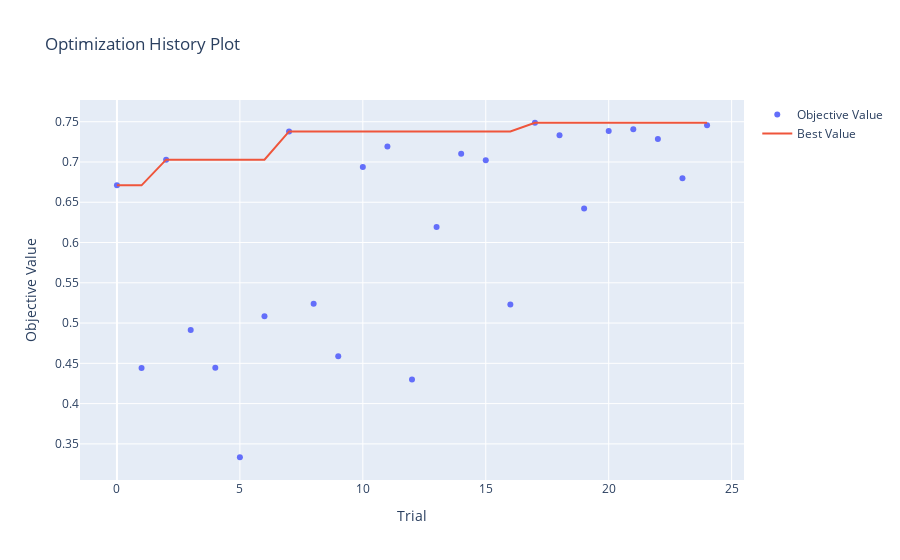
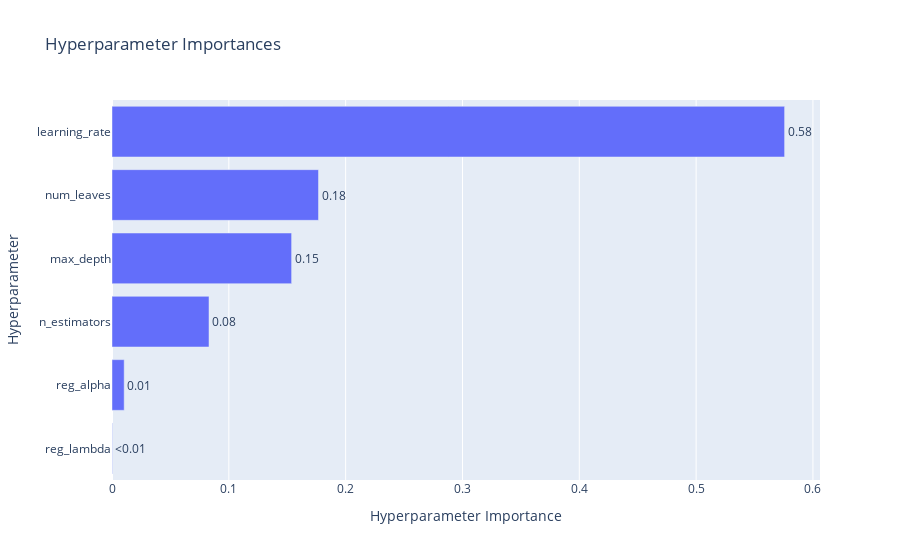
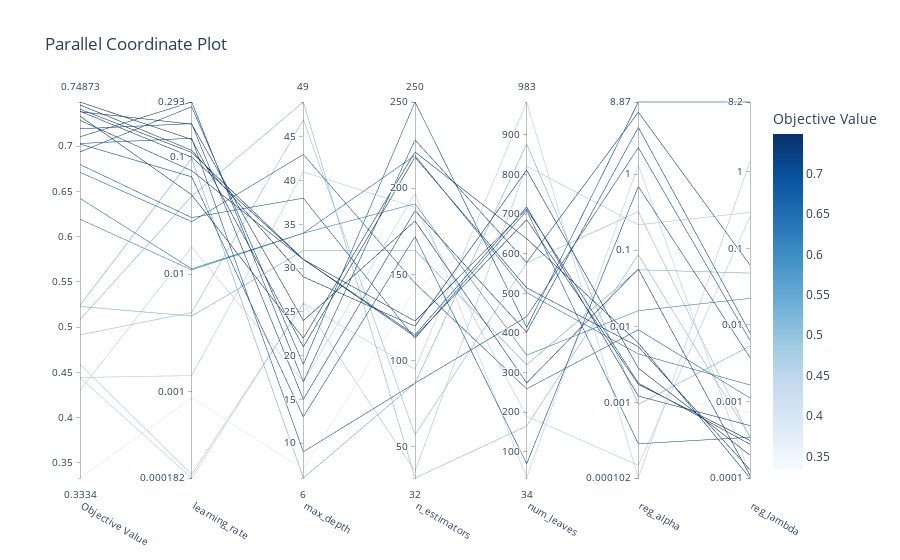
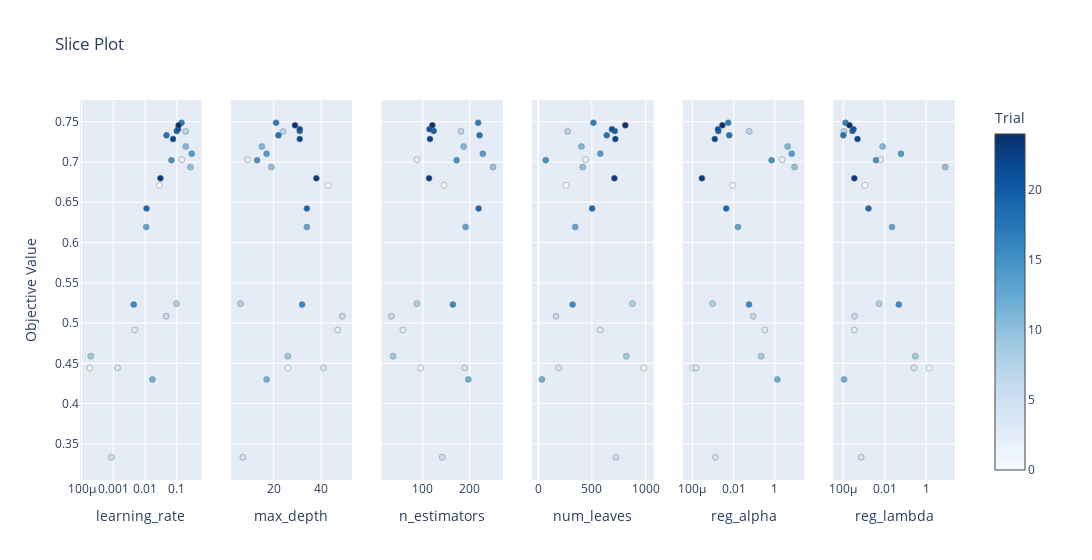

The notebook cell these images were saved under, in order:
### Code cell
vis.plot_optimization_history(study).show()
vis.plot_param_importances(study).show()
vis.plot_parallel_coordinate(study).show()
vis.plot_slice(study).show()
vis.plot_contour(study).show()

### Figure 1 — Plotly figure (JSON) as saved in the notebook; plotly's stock layout.template omitted (floating-point values rounded to 4 significant figures)
{"data": [{"mode": "markers", "name": "Objective Value", "type": "scatter", "x": [0, 1, 2, 3, 4, 5, 6, 7, 8, 9, 10, 11, 12, 13, 14, 15, 16, 17, 18, 19, 20, 21, 22, 23, 24], "y": [0.671, 0.4442, 0.7029, 0.4914, 0.4444, 0.3334, 0.5085, 0.738, 0.5241, 0.4589, 0.6937, 0.7191, 0.43, 0.6193, 0.7103, 0.7023, 0.5229, 0.7487, 0.7331, 0.6423, 0.7385, 0.7408, 0.7285, 0.6797, 0.7455]}, {"mode": "lines", "name": "Best Value", "type": "scatter", "x": [0, 1, 2, 3, 4, 5, 6, 7, 8, 9, 10, 11, 12, 13, 14, 15, 16, 17, 18, 19, 20, 21, 22, 23, 24], "y": [0.671, 0.671, 0.7029, 0.7029, 0.7029, 0.7029, 0.7029, 0.738, 0.738, 0.738, 0.738, 0.738, 0.738, 0.738, 0.738, 0.738, 0.738, 0.7487, 0.7487, 0.7487, 0.7487, 0.7487, 0.7487, 0.7487, 0.7487]}, {"marker": {"color": "#cccccc"}, "mode": "markers", "name": "Infeasible Trial", "showlegend": false, "type": "scatter", "x": [], "y": []}], "layout": {"title": {"text": "Optimization History Plot"}, "xaxis": {"title": {"text": "Trial"}}, "yaxis": {"title": {"text": "Objective Value"}}}}

### Figure 2 — Plotly figure (JSON) as saved in the notebook; plotly's stock layout.template omitted (floating-point values rounded to 4 significant figures)
{"data": [{"cliponaxis": false, "hovertemplate": ["reg_lambda (FloatDistribution): 0.0002784322442354058<extra></extra>", "reg_alpha (FloatDistribution): 0.010427263522500682<extra></extra>", "n_estimators (IntDistribution): 0.08304172814101456<extra></extra>", "max_depth (IntDistribution): 0.1537441510700975<extra></extra>", "num_leaves (IntDistribution): 0.17676594122798236<extra></extra>", "learning_rate (FloatDistribution): 0.5757424837941696<extra></extra>"], "name": "Objective Value", "orientation": "h", "text": ["<0.01", "0.01", "0.08", "0.15", "0.18", "0.58"], "textposition": "outside", "type": "bar", "x": [0.0002784, 0.01043, 0.08304, 0.1537, 0.1768, 0.5757], "y": ["reg_lambda", "reg_alpha", "n_estimators", "max_depth", "num_leaves", "learning_rate"]}], "layout": {"title": {"text": "Hyperparameter Importances"}, "xaxis": {"title": {"text": "Hyperparameter Importance"}}, "yaxis": {"title": {"text": "Hyperparameter"}}}}

### Figure 3 — Plotly figure (JSON) as saved in the notebook; plotly's stock layout.template omitted (floating-point values rounded to 4 significant figures)
{"data": [{"dimensions": [{"label": "Objective Value", "range": [0.3334, 0.7487], "values": [0.671, 0.4442, 0.7029, 0.4914, 0.4444, 0.3334, 0.5085, 0.738, 0.5241, 0.4589, 0.6937, 0.7191, 0.43, 0.6193, 0.7103, 0.7023, 0.5229, 0.7487, 0.7331, 0.6423, 0.7385, 0.7408, 0.7285, 0.6797, 0.7455]}, {"label": "learning_rate", "range": [-3.739, -0.5327], "ticktext": ["0.000182", "0.001", "0.01", "0.1", "0.293"], "tickvals": [-3.739, -3, -2, -1, -0.5327], "values": [-1.553, -3.739, -0.8419, -2.327, -2.866, -3.058, -1.337, -0.7218, -1.014, -3.709, -0.5733, -0.717, -1.769, -1.965, -0.5327, -1.171, -2.358, -0.8522, -1.324, -1.955, -1.003, -0.9627, -1.119, -1.519, -0.9439]}, {"label": "max_depth", "range": [6, 49], "values": [43, 26, 9, 47, 41, 7, 49, 24, 6, 26, 19, 15, 17, 34, 17, 13, 32, 21, 22, 34, 31, 31, 31, 38, 29]}, {"label": "n_estimators", "range": [32, 250], "values": [145, 95, 87, 57, 189, 141, 32, 181, 87, 36, 250, 187, 197, 191, 228, 172, 164, 218, 221, 219, 123, 114, 115, 113, 120]}, {"label": "num_leaves", "range": [34, 983], "values": [259, 983, 441, 577, 190, 724, 165, 274, 877, 821, 414, 402, 34, 344, 578, 70, 320, 514, 638, 502, 713, 686, 718, 709, 811]}, {"label": "reg_alpha", "range": [-3.992, 0.9478], "ticktext": ["0.000102", "0.001", "0.01", "0.1", "1", "8.87"], "tickvals": [-3.992, -3, -2, -1, 0, 0.9478], "values": [-2.045, -3.992, 0.3472, -0.4914, -3.825, -2.887, -1.057, -1.245, -3.025, -0.6656, 0.9478, 0.6144, 0.1179, -1.794, 0.8139, -0.1619, -1.256, -2.266, -2.217, -2.362, -2.745, -2.761, -2.916, -3.543, -2.549]}, {"label": "reg_lambda", "range": [-3.999, 0.9137], "ticktext": ["0.0001", "0.001", "0.01", "0.1", "1", "8.2"], "tickvals": [-3.999, -3, -2, -1, 0, 0.9137], "values": [-2.954, 0.1354, -2.202, -3.468, -0.5837, -3.139, -3.46, -3.966, -2.275, -0.5287, 0.9137, -2.104, -3.964, -1.652, -1.217, -2.424, -1.322, -3.891, -3.999, -2.784, -3.558, -3.508, -3.315, -3.467, -3.701]}], "labelangle": 30, "labelside": "bottom", "line": {"color": [0.671, 0.4442, 0.7029, 0.4914, 0.4444, 0.3334, 0.5085, 0.738, 0.5241, 0.4589, 0.6937, 0.7191, 0.43, 0.6193, 0.7103, 0.7023, 0.5229, 0.7487, 0.7331, 0.6423, 0.7385, 0.7408, 0.7285, 0.6797, 0.7455], "colorbar": {"title": {"text": "Objective Value"}}, "colorscale": [[0, "rgb(247,251,255)"], [0.125, "rgb(222,235,247)"], [0.25, "rgb(198,219,239)"], [0.375, "rgb(158,202,225)"], [0.5, "rgb(107,174,214)"], [0.625, "rgb(66,146,198)"], [0.75, "rgb(33,113,181)"], [0.875, "rgb(8,81,156)"], [1, "rgb(8,48,107)"]], "reversescale": false, "showscale": true}, "type": "parcoords"}], "layout": {"title": {"text": "Parallel Coordinate Plot"}}}

### Figure 4 — Plotly figure (JSON) as saved in the notebook; plotly's stock layout.template omitted (floating-point values rounded to 4 significant figures)
{"data": [{"marker": {"color": [0, 1, 2, 3, 4, 5, 6, 7, 8, 9, 10, 11, 12, 13, 14, 15, 16, 17, 18, 19, 20, 21, 22, 23, 24], "colorbar": {"title": {"text": "Trial"}, "x": 1, "xpad": 40}, "colorscale": [[0, "rgb(247,251,255)"], [0.125, "rgb(222,235,247)"], [0.25, "rgb(198,219,239)"], [0.375, "rgb(158,202,225)"], [0.5, "rgb(107,174,214)"], [0.625, "rgb(66,146,198)"], [0.75, "rgb(33,113,181)"], [0.875, "rgb(8,81,156)"], [1, "rgb(8,48,107)"]], "line": {"color": "Grey", "width": 0.5}, "showscale": true}, "mode": "markers", "name": "Feasible Trial", "showlegend": false, "type": "scatter", "x": [0.02797, 0.0001824, 0.1439, 0.004705, 0.001362, 0.000875, 0.04601, 0.1898, 0.09684, 0.0001955, 0.2671, 0.1918, 0.01701, 0.01085, 0.2933, 0.06751, 0.004381, 0.1405, 0.04743, 0.0111, 0.09932, 0.109, 0.07609, 0.0303, 0.1138], "xaxis": "x", "y": [0.671, 0.4442, 0.7029, 0.4914, 0.4444, 0.3334, 0.5085, 0.738, 0.5241, 0.4589, 0.6937, 0.7191, 0.43, 0.6193, 0.7103, 0.7023, 0.5229, 0.7487, 0.7331, 0.6423, 0.7385, 0.7408, 0.7285, 0.6797, 0.7455], "yaxis": "y"}, {"marker": {"color": [0, 1, 2, 3, 4, 5, 6, 7, 8, 9, 10, 11, 12, 13, 14, 15, 16, 17, 18, 19, 20, 21, 22, 23, 24], "colorbar": {"title": {"text": "Trial"}, "x": 1, "xpad": 40}, "colorscale": [[0, "rgb(247,251,255)"], [0.125, "rgb(222,235,247)"], [0.25, "rgb(198,219,239)"], [0.375, "rgb(158,202,225)"], [0.5, "rgb(107,174,214)"], [0.625, "rgb(66,146,198)"], [0.75, "rgb(33,113,181)"], [0.875, "rgb(8,81,156)"], [1, "rgb(8,48,107)"]], "line": {"color": "Grey", "width": 0.5}, "showscale": false}, "mode": "markers", "name": "Feasible Trial", "showlegend": false, "type": "scatter", "x": [43, 26, 9, 47, 41, 7, 49, 24, 6, 26, 19, 15, 17, 34, 17, 13, 32, 21, 22, 34, 31, 31, 31, 38, 29], "xaxis": "x2", "y": [0.671, 0.4442, 0.7029, 0.4914, 0.4444, 0.3334, 0.5085, 0.738, 0.5241, 0.4589, 0.6937, 0.7191, 0.43, 0.6193, 0.7103, 0.7023, 0.5229, 0.7487, 0.7331, 0.6423, 0.7385, 0.7408, 0.7285, 0.6797, 0.7455], "yaxis": "y2"}, {"marker": {"color": [0, 1, 2, 3, 4, 5, 6, 7, 8, 9, 10, 11, 12, 13, 14, 15, 16, 17, 18, 19, 20, 21, 22, 23, 24], "colorbar": {"title": {"text": "Trial"}, "x": 1, "xpad": 40}, "colorscale": [[0, "rgb(247,251,255)"], [0.125, "rgb(222,235,247)"], [0.25, "rgb(198,219,239)"], [0.375, "rgb(158,202,225)"], [0.5, "rgb(107,174,214)"], [0.625, "rgb(66,146,198)"], [0.75, "rgb(33,113,181)"], [0.875, "rgb(8,81,156)"], [1, "rgb(8,48,107)"]], "line": {"color": "Grey", "width": 0.5}, "showscale": false}, "mode": "markers", "name": "Feasible Trial", "showlegend": false, "type": "scatter", "x": [145, 95, 87, 57, 189, 141, 32, 181, 87, 36, 250, 187, 197, 191, 228, 172, 164, 218, 221, 219, 123, 114, 115, 113, 120], "xaxis": "x3", "y": [0.671, 0.4442, 0.7029, 0.4914, 0.4444, 0.3334, 0.5085, 0.738, 0.5241, 0.4589, 0.6937, 0.7191, 0.43, 0.6193, 0.7103, 0.7023, 0.5229, 0.7487, 0.7331, 0.6423, 0.7385, 0.7408, 0.7285, 0.6797, 0.7455], "yaxis": "y3"}, {"marker": {"color": [0, 1, 2, 3, 4, 5, 6, 7, 8, 9, 10, 11, 12, 13, 14, 15, 16, 17, 18, 19, 20, 21, 22, 23, 24], "colorbar": {"title": {"text": "Trial"}, "x": 1, "xpad": 40}, "colorscale": [[0, "rgb(247,251,255)"], [0.125, "rgb(222,235,247)"], [0.25, "rgb(198,219,239)"], [0.375, "rgb(158,202,225)"], [0.5, "rgb(107,174,214)"], [0.625, "rgb(66,146,198)"], [0.75, "rgb(33,113,181)"], [0.875, "rgb(8,81,156)"], [1, "rgb(8,48,107)"]], "line": {"color": "Grey", "width": 0.5}, "showscale": false}, "mode": "markers", "name": "Feasible Trial", "showlegend": false, "type": "scatter", "x": [259, 983, 441, 577, 190, 724, 165, 274, 877, 821, 414, 402, 34, 344, 578, 70, 320, 514, 638, 502, 713, 686, 718, 709, 811], "xaxis": "x4", "y": [0.671, 0.4442, 0.7029, 0.4914, 0.4444, 0.3334, 0.5085, 0.738, 0.5241, 0.4589, 0.6937, 0.7191, 0.43, 0.6193, 0.7103, 0.7023, 0.5229, 0.7487, 0.7331, 0.6423, 0.7385, 0.7408, 0.7285, 0.6797, 0.7455], "yaxis": "y4"}, {"marker": {"color": [0, 1, 2, 3, 4, 5, 6, 7, 8, 9, 10, 11, 12, 13, 14, 15, 16, 17, 18, 19, 20, 21, 22, 23, 24], "colorbar": {"title": {"text": "Trial"}, "x": 1, "xpad": 40}, "colorscale": [[0, "rgb(247,251,255)"], [0.125, "rgb(222,235,247)"], [0.25, "rgb(198,219,239)"], [0.375, "rgb(158,202,225)"], [0.5, "rgb(107,174,214)"], [0.625, "rgb(66,146,198)"], [0.75, "rgb(33,113,181)"], [0.875, "rgb(8,81,156)"], [1, "rgb(8,48,107)"]], "line": {"color": "Grey", "width": 0.5}, "showscale": false}, "mode": "markers", "name": "Feasible Trial", "showlegend": false, "type": "scatter", "x": [0.009019, 0.0001019, 2.225, 0.3226, 0.0001496, 0.001298, 0.08763, 0.05689, 0.0009443, 0.216, 8.867, 4.115, 1.312, 0.01607, 6.514, 0.6889, 0.05545, 0.005415, 0.006069, 0.00434, 0.0018, 0.001734, 0.001214, 0.0002867, 0.002826], "xaxis": "x5", "y": [0.671, 0.4442, 0.7029, 0.4914, 0.4444, 0.3334, 0.5085, 0.738, 0.5241, 0.4589, 0.6937, 0.7191, 0.43, 0.6193, 0.7103, 0.7023, 0.5229, 0.7487, 0.7331, 0.6423, 0.7385, 0.7408, 0.7285, 0.6797, 0.7455], "yaxis": "y5"}, {"marker": {"color": [0, 1, 2, 3, 4, 5, 6, 7, 8, 9, 10, 11, 12, 13, 14, 15, 16, 17, 18, 19, 20, 21, 22, 23, 24], "colorbar": {"title": {"text": "Trial"}, "x": 1, "xpad": 40}, "colorscale": [[0, "rgb(247,251,255)"], [0.125, "rgb(222,235,247)"], [0.25, "rgb(198,219,239)"], [0.375, "rgb(158,202,225)"], [0.5, "rgb(107,174,214)"], [0.625, "rgb(66,146,198)"], [0.75, "rgb(33,113,181)"], [0.875, "rgb(8,81,156)"], [1, "rgb(8,48,107)"]], "line": {"color": "Grey", "width": 0.5}, "showscale": false}, "mode": "markers", "name": "Feasible Trial", "showlegend": false, "type": "scatter", "x": [0.001112, 1.366, 0.006287, 0.0003407, 0.2608, 0.0007267, 0.0003469, 0.0001083, 0.005303, 0.296, 8.199, 0.007874, 0.0001086, 0.02228, 0.06066, 0.003765, 0.04763, 0.0001284, 0.0001001, 0.001645, 0.0002764, 0.0003103, 0.0004844, 0.000341, 0.0001989], "xaxis": "x6", "y": [0.671, 0.4442, 0.7029, 0.4914, 0.4444, 0.3334, 0.5085, 0.738, 0.5241, 0.4589, 0.6937, 0.7191, 0.43, 0.6193, 0.7103, 0.7023, 0.5229, 0.7487, 0.7331, 0.6423, 0.7385, 0.7408, 0.7285, 0.6797, 0.7455], "yaxis": "y6"}], "layout": {"title": {"text": "Slice Plot"}, "width": 1800, "xaxis": {"anchor": "y", "domain": [0, 0.1389], "title": {"text": "learning_rate"}, "type": "log"}, "xaxis2": {"anchor": "y2", "domain": [0.1722, 0.3111], "title": {"text": "max_depth"}}, "xaxis3": {"anchor": "y3", "domain": [0.3444, 0.4833], "title": {"text": "n_estimators"}}, "xaxis4": {"anchor": "y4", "domain": [0.5167, 0.6556], "title": {"text": "num_leaves"}}, "xaxis5": {"anchor": "y5", "domain": [0.6889, 0.8278], "title": {"text": "reg_alpha"}, "type": "log"}, "xaxis6": {"anchor": "y6", "domain": [0.8611, 1], "title": {"text": "reg_lambda"}, "type": "log"}, "yaxis": {"anchor": "x", "domain": [0, 1], "title": {"text": "Objective Value"}}, "yaxis2": {"anchor": "x2", "domain": [0, 1], "matches": "y", "showticklabels": false}, "yaxis3": {"anchor": "x3", "domain": [0, 1], "matches": "y", "showticklabels": false}, "yaxis4": {"anchor": "x4", "domain": [0, 1], "matches": "y", "showticklabels": false}, "yaxis5": {"anchor": "x5", "domain": [0, 1], "matches": "y", "showticklabels": false}, "yaxis6": {"anchor": "x6", "domain": [0, 1], "matches": "y", "showticklabels": false}}}
